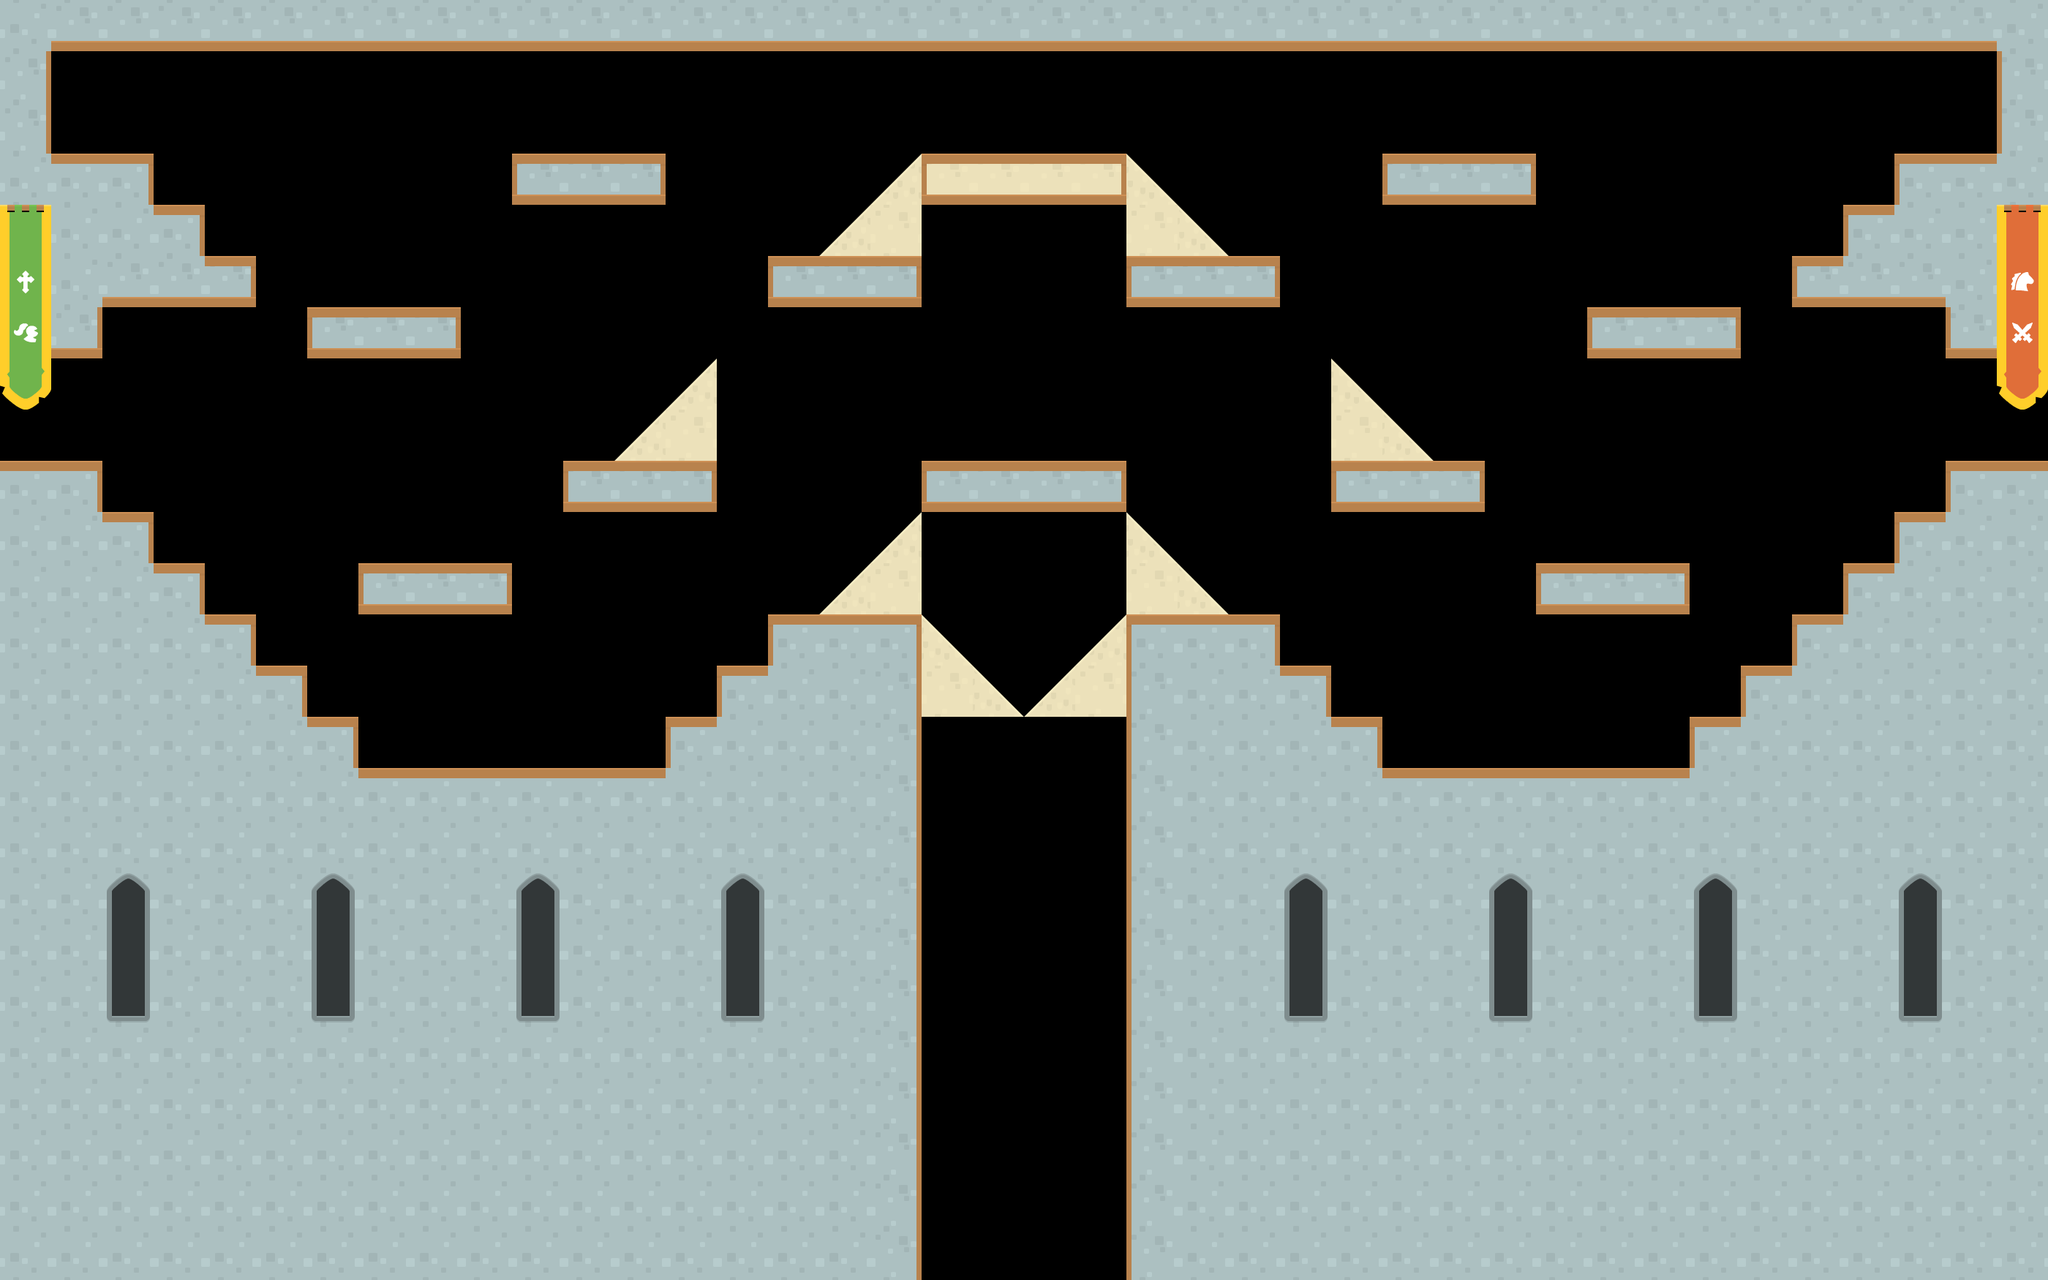

Below is a game level as drawn by its tile map, then a one-line description and the .tmx file that defines it, in full:
An orthogonal 40x25 tile map with 70x70 px tiles, 1 tile layer (Capa de Patrones 1).

<map version="1.2" tiledversion="1.2.0" orientation="orthogonal" renderorder="right-down" width="40" height="25" tilewidth="70" tileheight="70" infinite="0" nextlayerid="2" nextobjectid="1">
 <tileset firstgid="1" source="Tilesheet 1.tsx" />
 <layer id="1" name="Capa de Patrones 1" width="40" height="25">
  <data encoding="csv">
156,180,180,180,180,180,180,180,180,180,180,180,180,180,180,180,180,180,180,180,180,180,180,180,180,180,180,180,180,180,180,180,180,180,180,180,180,180,180,156,
157,0,0,0,0,0,0,0,0,0,0,0,0,0,0,0,0,0,0,0,0,0,0,0,0,0,0,0,0,0,0,0,0,0,0,0,0,0,0,155,
157,0,0,0,0,0,0,0,0,0,0,0,0,0,0,0,0,0,0,0,0,0,0,0,0,0,0,0,0,0,0,0,0,0,0,0,0,0,0,155,
156,132,133,0,0,0,0,0,0,0,203,204,205,0,0,0,0,6,206,207,207,208,7,0,0,0,0,203,204,205,0,0,0,0,0,0,0,131,132,156,
71,156,156,133,0,0,0,0,0,0,0,0,0,0,0,0,6,159,0,0,0,0,159,7,0,0,0,0,0,0,0,0,0,0,0,0,131,156,156,68,
96,156,180,180,205,0,0,0,0,0,0,0,0,0,0,203,204,205,0,0,0,0,203,204,205,0,0,0,0,0,0,0,0,0,0,203,180,180,156,91,
142,181,0,0,0,0,203,204,205,0,0,0,0,0,0,0,0,0,0,0,0,0,0,0,0,0,0,0,0,0,0,203,204,205,0,0,0,0,179,141,
143,0,0,0,0,0,0,0,0,0,0,0,0,6,0,0,0,0,0,0,0,0,0,0,0,0,7,0,0,0,0,0,0,0,0,0,0,0,0,140,
0,0,0,0,0,0,0,0,0,0,0,0,6,159,0,0,0,0,0,0,0,0,0,0,0,0,159,7,0,0,0,0,0,0,0,0,0,0,0,0,
132,133,0,0,0,0,0,0,0,0,0,203,204,205,0,0,0,0,203,204,204,205,0,0,0,0,203,204,205,0,0,0,0,0,0,0,0,0,131,132,
156,156,133,0,0,0,0,0,0,0,0,0,0,0,0,0,0,6,0,0,0,0,7,0,0,0,0,0,0,0,0,0,0,0,0,0,0,131,156,156,
156,156,156,133,0,0,0,203,204,205,0,0,0,0,0,0,6,159,0,0,0,0,159,7,0,0,0,0,0,0,203,204,205,0,0,0,131,156,156,156,
156,156,156,156,133,0,0,0,0,0,0,0,0,0,0,131,132,133,7,0,0,6,131,132,133,0,0,0,0,0,0,0,0,0,0,131,156,156,156,156,
156,156,156,156,156,133,0,0,0,0,0,0,0,0,131,156,156,157,159,7,6,159,155,156,156,133,0,0,0,0,0,0,0,0,131,156,156,156,156,156,
156,156,156,156,156,156,133,0,0,0,0,0,0,131,156,156,156,157,0,0,0,0,155,156,156,156,133,0,0,0,0,0,0,131,156,156,156,156,156,156,
156,156,156,156,156,156,156,132,132,132,132,132,132,156,156,156,156,157,0,0,0,0,155,156,156,156,156,132,132,132,132,132,132,156,156,156,156,156,156,156,
156,156,156,156,156,156,156,156,156,156,156,156,156,156,156,156,156,157,0,0,0,0,155,156,156,156,156,156,156,156,156,156,156,156,156,156,156,156,156,156,
156,156,99,156,156,156,99,156,156,156,99,156,156,156,99,156,156,157,0,0,0,0,155,156,156,99,156,156,156,99,156,156,156,99,156,156,156,99,156,156,
156,156,147,156,156,156,147,156,156,156,147,156,156,156,147,156,156,157,0,0,0,0,155,156,156,147,156,156,156,147,156,156,156,147,156,156,156,147,156,156,
156,156,171,156,156,156,171,156,156,156,171,156,156,156,171,156,156,157,0,0,0,0,155,156,156,171,156,156,156,171,156,156,156,171,156,156,156,171,156,156,
156,156,156,156,156,156,156,156,156,156,156,156,156,156,156,156,156,157,0,0,0,0,155,156,156,156,156,156,156,156,156,156,156,156,156,156,156,156,156,156,
156,156,156,156,156,156,156,156,156,156,156,156,156,156,156,156,156,157,0,0,0,0,155,156,156,156,156,156,156,156,156,156,156,156,156,156,156,156,156,156,
156,156,156,156,156,156,156,156,156,156,156,156,156,156,156,156,156,157,0,0,0,0,155,156,156,156,156,156,156,156,156,156,156,156,156,156,156,156,156,156,
156,156,156,156,156,156,156,156,156,156,156,156,156,156,156,156,156,157,0,0,0,0,155,156,156,156,156,156,156,156,156,156,156,156,156,156,156,156,156,156,
156,156,156,156,156,156,156,156,156,156,156,156,156,156,156,156,156,157,0,0,0,0,155,156,156,156,156,156,156,156,156,156,156,156,156,156,156,156,156,156
</data>
 </layer>
</map>
